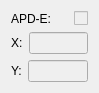
   <widget class="QWidget" name="verticalLayoutWidget_8">
    <property name="geometry">
     <rect>
      <x>1230</x>
      <y>40</y>
      <width>74</width>
      <height>73</height>
     </rect>
    </property>
    <layout class="QVBoxLayout" name="sig1_coords_vl">
     <item>
      <layout class="QHBoxLayout" name="sig1_cb_hl">
       <item>
        <widget class="QLabel" name="ensemble_label_01">
         <property name="text">
          <string>APD-E:     </string>
         </property>
        </widget>
       </item>
       <item>
        <widget class="QCheckBox" name="ensemble_cb_01">
         <property name="enabled">
          <bool>false</bool>
         </property>
         <property name="text">
          <string/>
         </property>
         <property name="checked">
          <bool>false</bool>
         </property>
        </widget>
       </item>
      </layout>
     </item>
     <item>
      <layout class="QHBoxLayout" name="sig1_x_hl">
       <item>
        <widget class="QLabel" name="sig1_x_label">
         <property name="text">
          <string>X:</string>
         </property>
        </widget>
       </item>
       <item>
        <widget class="QLineEdit" name="sig1_x_edit">
         <property name="enabled">
          <bool>false</bool>
         </property>
        </widget>
       </item>
      </layout>
     </item>
     <item>
      <layout class="QHBoxLayout" name="sig1_y_hl">
       <item>
        <widget class="QLabel" name="sig1_y_label">
         <property name="text">
          <string>Y:</string>
         </property>
        </widget>
       </item>
       <item>
        <widget class="QLineEdit" name="sig1_y_edit">
         <property name="enabled">
          <bool>false</bool>
         </property>
        </widget>
       </item>
      </layout>
     </item>
    </layout>
   </widget>
